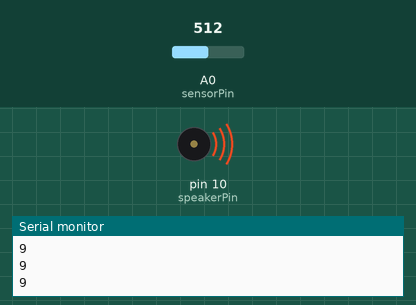
This sketch was run on a simulated Arduino Uno, built with avr-gcc and run on an emulated ATmega328P. Parts: buzzer (waves = sounding), the last lines printed to the serial monitor. The inputs (shaded band) are chosen by the test bench; at power-on: A0 (sensorPin) = 512.

Above: at 1.2 s.
1.3 s: A0 (sensorPin) set to 90
At 1.9 s:
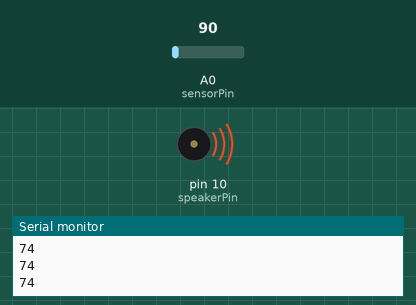
3.0 s: A0 (sensorPin) set to 78
At 4.3 s:
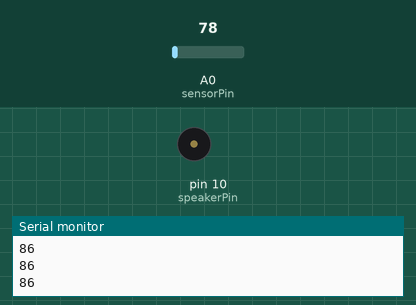
4.9 s: A0 (sensorPin) set to 122
At 5.6 s:
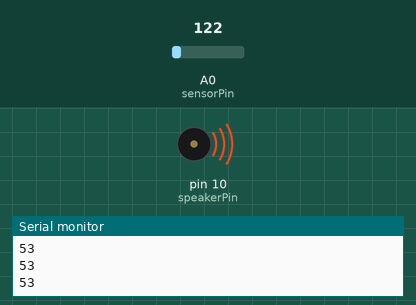
6.4 s: A0 (sensorPin) set to 70
At 8.1 s:
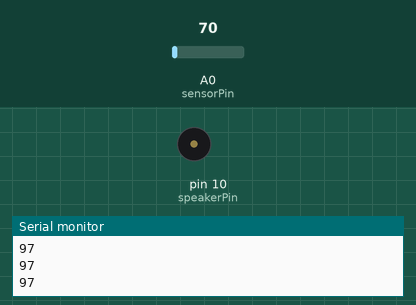
Timing chart, 0 to 9.3 s (numbered marks = the images above; inputs shaded):
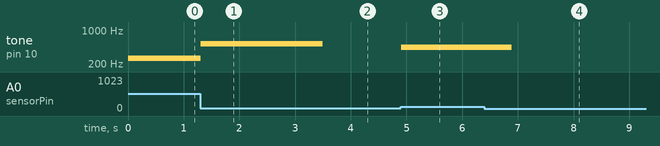

Measured:
- the behaviour switches between 85 and 84 on A0 (sensorPin) (found by bisection; images 1 and 2)
- after the input at 1.3 s, tone on pin 10 (speakerPin): 262 Hz → 523 Hz at once
- after the input at 3.0 s, tone on pin 10 (speakerPin): 523 Hz → silent after 0.50 s
- after the input at 4.9 s, tone on pin 10 (speakerPin): silent → 440 Hz at once
- after the input at 6.4 s, tone on pin 10 (speakerPin): 440 Hz → silent after 0.49 s

The sketch:

Termin_tone.ino
```cpp
//  h   ~ Ì ¹ K ( ü g   ð Ý è)
#define NOTE_C4 262
#define NOTE_D4 294
#define NOTE_E4 330
#define NOTE_F4 349
#define NOTE_G4 392
#define NOTE_A4 440
#define NOTE_B4 492
#define NOTE_C5 523

//  s   Ì | [ g ð è `
const int speakerPin = 10;
const int sensorPin = 0;
const int threshold = 80;

//  Ý è
void setup() {
  pinMode(speakerPin, OUTPUT);
  Serial.begin(9600); //    j ^ o Í p Ì Ý è
}

//    C     [ v
void loop() {
  onPress();
  delay(10);
}

void onPress() {
  int value = analogRead(sensorPin);
  int range = (6787 / (value - 3)) - 4; //  ó ¯ æ Á ½ l ð   £[cm] É Ï ·
  Serial.println(range);

  //  Z   T Æ Ì   £ É æ Á Ä Â ç · ¹ Ì   ³ ð Ï ¦ é
  if (range < 10)
    tone(speakerPin, NOTE_C4, 500);
  else if (range < 20)
    tone(speakerPin, NOTE_D4, 500);
  else if (range < 30)
    tone(speakerPin, NOTE_E4, 500);
  else if (range < 40)
    tone(speakerPin, NOTE_F4, 500);
  else if (range < 50)
    tone(speakerPin, NOTE_G4, 500);
  else if (range < 60)
    tone(speakerPin, NOTE_A4, 500);
  else if (range < 70)
    tone(speakerPin, NOTE_B4, 500);
  else if (range < 79)
    tone(speakerPin, NOTE_C5, 500);
}

//  v   O    5   T   v   v   O    3 Termin_tone.ino :    K5
```
